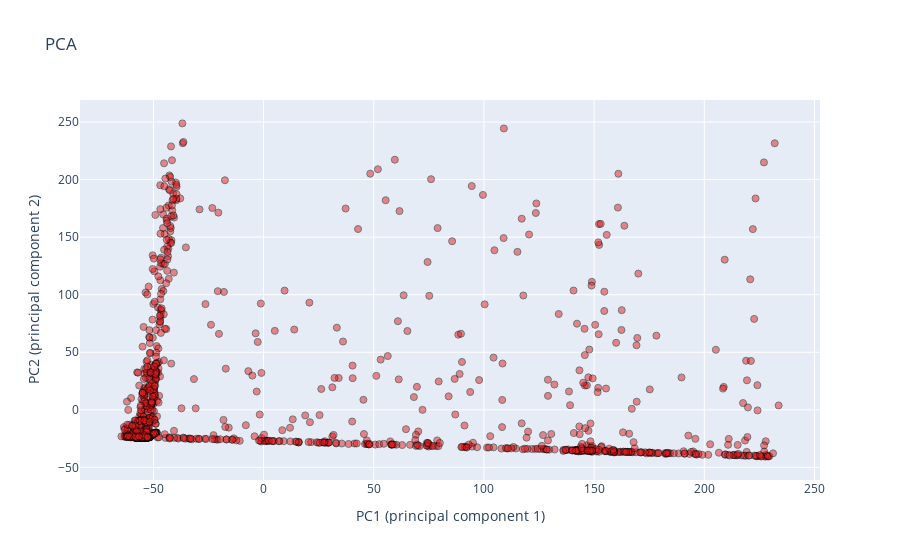

This figure's notebook cell:
### Markdown cell above
### Bardziej przejrzysty plot (mam nadzieję)

### Code cell
trace0 = go.Scatter(
    x = principal_df['principal component 1'],
    y = principal_df['principal component 2'],
    text=principal_df['patient_id'],
    hoverinfo='text',  # Pokazuje identyfikatory pacjentów tylko po najechaniu
    mode = 'markers',
    marker = dict(
        size = 7,  # Mniejsze markery
        color = 'rgb(228,26,28)',
        opacity=0.5,  # Półprzezroczyste markery
        line = dict(
            width = 1,
            color = 'rgb(0, 0, 0)'
        )
    )
)

data = [trace0]

layout = dict(title = 'PCA',
              yaxis = dict(zeroline = False, title ='PC2 (principal component 2)'),
              xaxis = dict(zeroline = False, title ='PC1 (principal component 1)')
             )

fig = dict(data=data, layout=layout)
iplot(fig, filename='styled-scatter')

### Figure 1 — Plotly figure (JSON) as saved in the notebook; plotly's stock layout.template omitted (floating-point values rounded to 4 significant figures; data arrays with more than 128 entries replaced by an {"elided": "..."} marker saying what was removed)
{"data": [{"hoverinfo": "text", "marker": {"color": "rgb(228,26,28)", "line": {"color": "rgb(0, 0, 0)", "width": 1}, "opacity": 0.5, "size": 7}, "mode": "markers", "text": {"elided": "1519 int values"}, "type": "scatter", "x": {"elided": "1519 float values"}, "y": {"elided": "1519 float values"}}], "layout": {"title": {"text": "PCA"}, "xaxis": {"title": {"text": "PC1 (principal component 1)"}, "zeroline": false}, "yaxis": {"title": {"text": "PC2 (principal component 2)"}, "zeroline": false}}}
